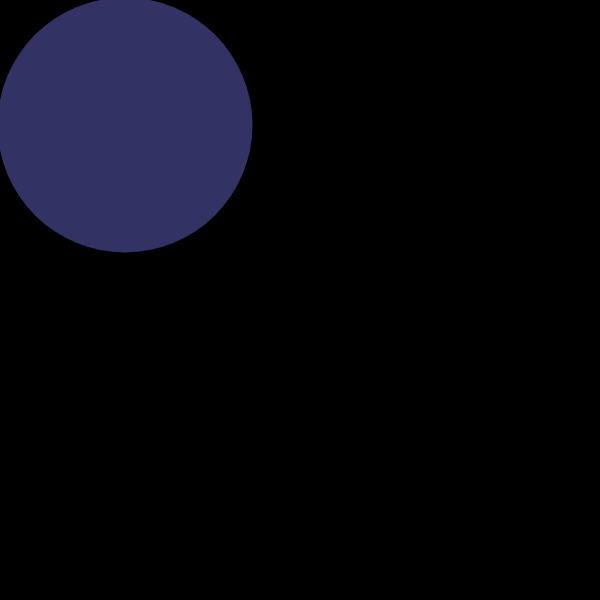
Frame 1 (no input)
Frame 60 (no input): identical to frame 1, image omitted
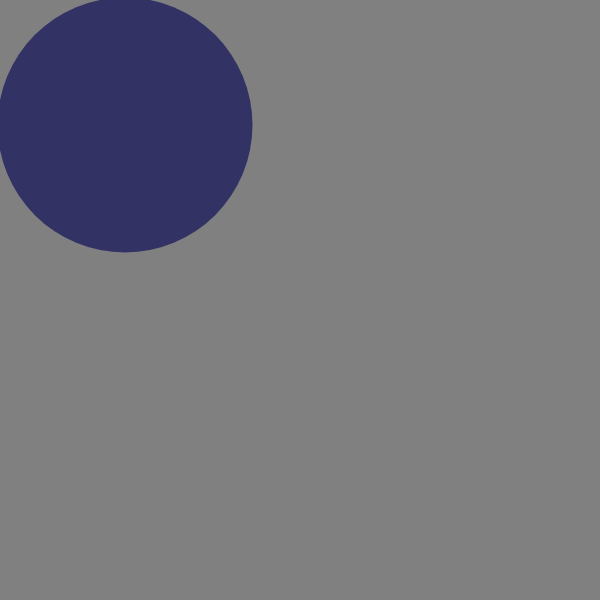
Frame 120 (the mouse pressed at the canvas centre since frame 60)

The p5.js sketch that drew these frames (run headless with seeded random() and noise() and a simulated clock; from frame 60 on, the mouse is pressed at the canvas centre):

// p5.js sketch
// ── sketch.js
function setup() {
  createCanvas(600, 600);
  noStroke();
}

function draw() {
  
  let c = map (mouseX, 0, 600, 0, 255);
  
  background(c);
  
  fill(50, 50, 100);

  ellipse(125, 125, 255, 255);

}
